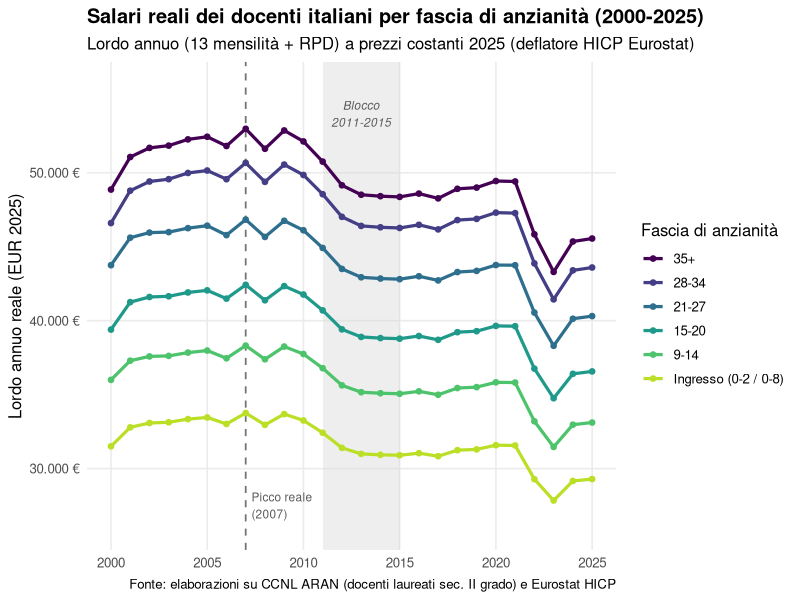
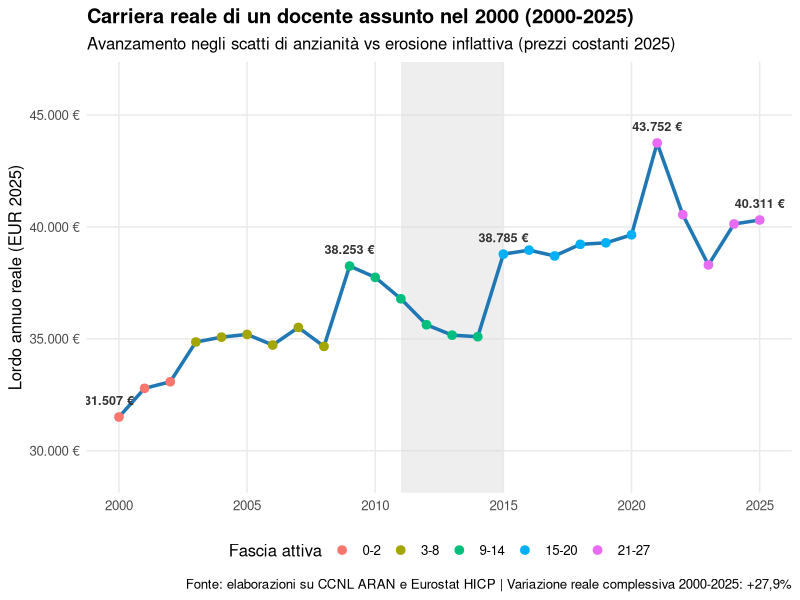
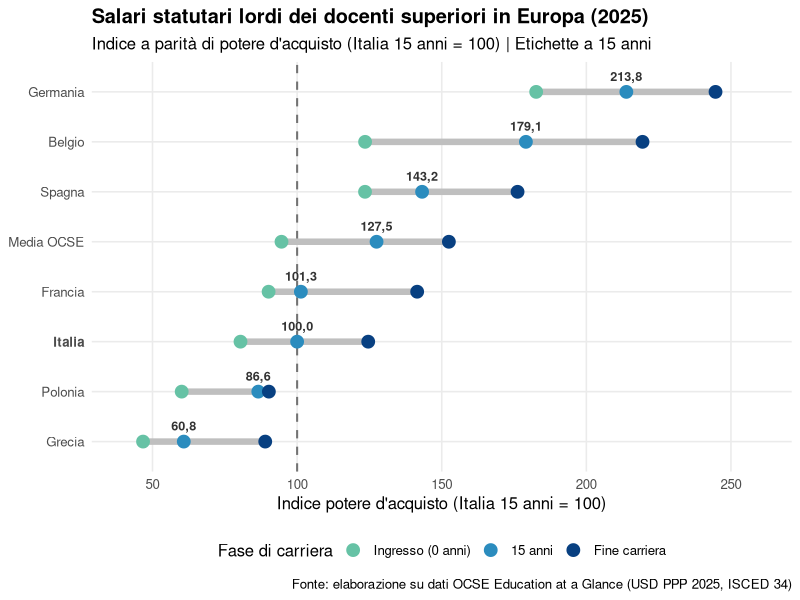
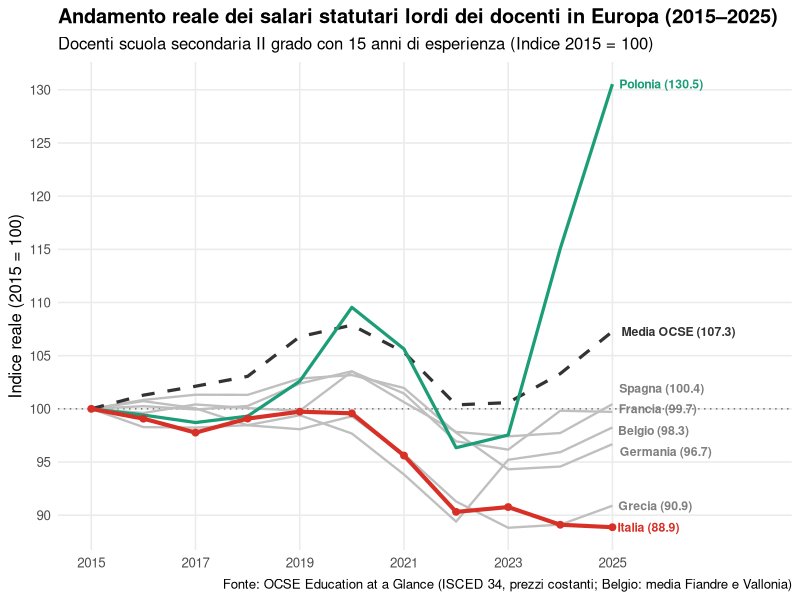
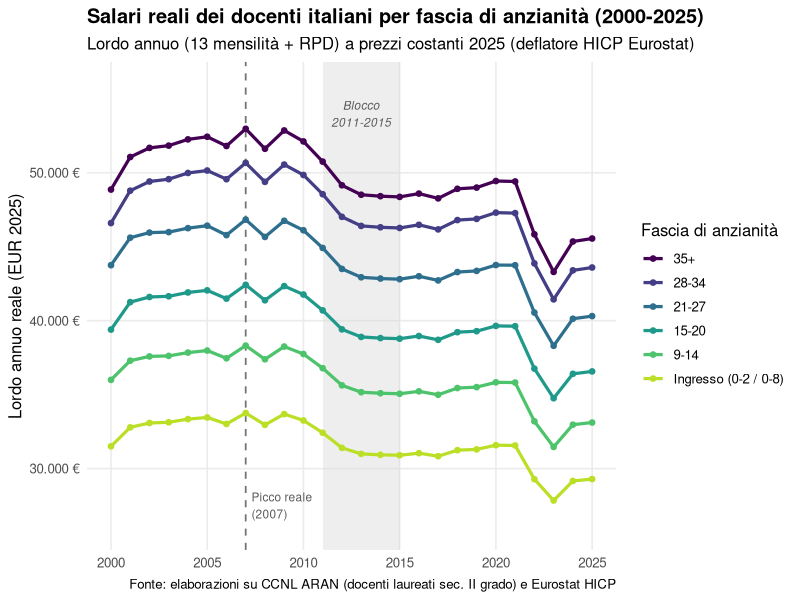
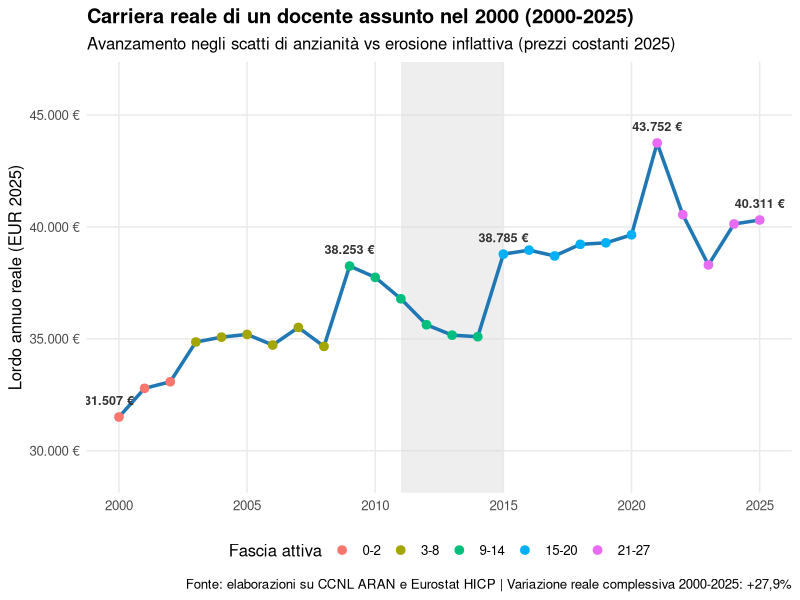
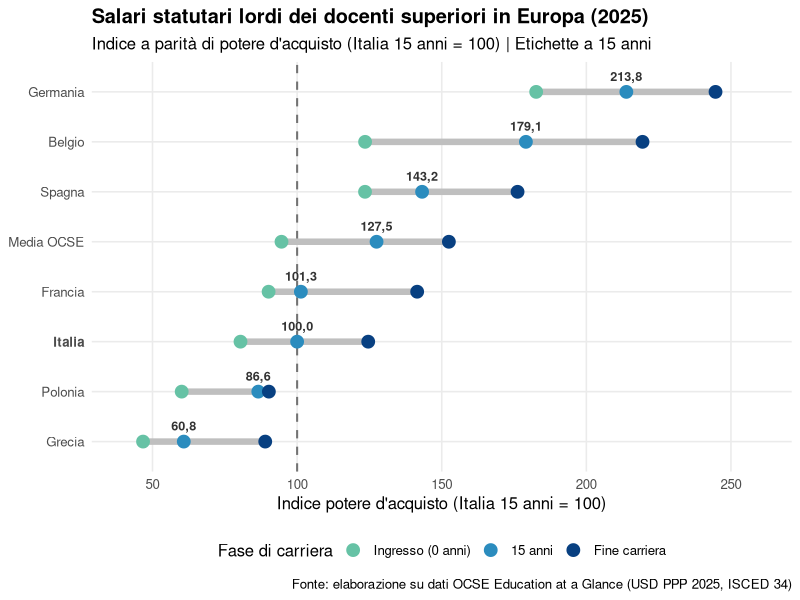
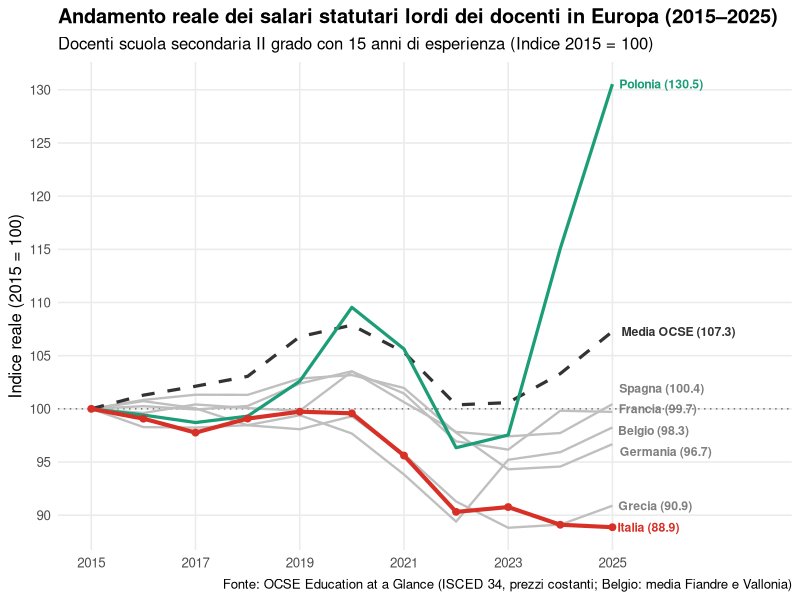

Generate these figures, in order, with R:
# ==============================================================================
# 03_analysis_plots.R
# Fase 1: Analisi longitudinale salari docenti Italia (2000-2025, prezzi 2025)
# ==============================================================================

library(tidyverse)
library(scales)

# 1. Caricamento dataset puliti ------------------------------------------------
it_df    <- read_csv("02_data_clean/ccnl_italia_pulito_2000_2027.csv", show_col_types = FALSE)
oecd_tr  <- read_csv("02_data_clean/oecd_trends_pulito.csv", show_col_types = FALSE)
oecd_ppp <- read_csv("02_data_clean/oecd_ppp_2025_pulito.csv", show_col_types = FALSE)

# Filtriamo gli anni con HICP completo (2000-2025)
it_reale <- it_df %>%
  filter(anno <= 2025, !is.na(lordo_reale_2025))

# 2. Analisi A: Fascia fissa (2000 vs Picco reale vs 2025) ---------------------
picchi_fasce <- it_reale %>%
  group_by(fascia_std) %>%
  slice_max(lordo_reale_2025, n = 1, with_ties = FALSE) %>%
  ungroup() %>%
  select(fascia_std, anno_picco = anno, picco_reale = lordo_reale_2025)

confronto_fasce <- it_reale %>%
  filter(anno %in% c(2000, 2025)) %>%
  select(anno, fascia_std, lordo_reale_2025) %>%
  pivot_wider(names_from = anno, values_from = lordo_reale_2025) %>%
  left_join(picchi_fasce, by = "fascia_std") %>%
  mutate(
    diff_2000_2025_eur = `2025` - `2000`,
    diff_2000_2025_pct = (`2025` / `2000` - 1) * 100,
    diff_picco_2025_pct = (`2025` / picco_reale - 1) * 100
  ) %>%
  mutate(
    across(c(`2000`, picco_reale, `2025`, diff_2000_2025_eur), ~ round(.x, 2)),
    across(c(diff_2000_2025_pct, diff_picco_2025_pct), ~ round(.x, 1))
  )

cat("\n=== ANALISI A: SALARIO REALE (PREZZI 2025) PER FASCIA FISSA ===\n")
print(confronto_fasce, width = Inf)

# 3. Analisi B: Coorte assunta nel 2000 (0 anni -> 25 anni nel 2025) -----------
mappa_fascia_coorte <- function(anz) {
  case_when(
    anz <= 2  ~ "0-2",
    anz <= 8  ~ "3-8",
    anz <= 14 ~ "9-14",
    anz <= 20 ~ "15-20",
    anz <= 27 ~ "21-27",
    anz <= 34 ~ "28-34",
    TRUE      ~ "35+"
  )
}

coorte_2000 <- tibble(anno = 2000:2025) %>%
  mutate(
    anzianita     = anno - 2000,
    fascia_attesa = mappa_fascia_coorte(anzianita)
  ) %>%
  left_join(it_reale, by = "anno") %>%
  mutate(
    fascia_effettiva = case_when(
      anno >= 2011 & fascia_attesa %in% c("0-2", "3-8") ~ "0-8",
      TRUE ~ fascia_attesa
    )
  ) %>%
  filter(fascia == fascia_effettiva) %>%
  arrange(anno) %>%
  mutate(
    var_reale_annua_pct = (lordo_reale_2025 / lag(lordo_reale_2025) - 1) * 100,
    # <-- RIGA AGGIUNTA: forza l'ordine corretto nella legenda del grafico
    fascia = factor(fascia, levels = c("0-2", "3-8", "9-14", "15-20", "21-27"))
  )
cat("\n=== ANALISI B: COORTE ASSUNTA NEL 2000 (TAPPE CHIAVE) ===\n")
coorte_2000 %>%
  filter(anno %in% c(2000, 2003, 2009, 2010, 2015, 2020, 2021, 2025)) %>%
  select(anno, anzianita, fascia, lordo_totale, lordo_reale_2025) %>%
  mutate(across(c(lordo_totale, lordo_reale_2025), ~ round(.x, 2))) %>%
  print()

var_coorte_pct <- (last(coorte_2000$lordo_reale_2025) / first(coorte_2000$lordo_reale_2025) - 1) * 100
cat(sprintf("\nVariazione reale complessiva coorte 2000 (2000 -> 2025): %+.1f%%\n", var_coorte_pct))
# 4. Grafico 1: Salario reale per fascia fissa (2000-2025, prezzi 2025) -------
fasce_plot <- c("Ingresso (0-2 / 0-8)", "9-14", "15-20", "21-27", "28-34", "35+")

p1_fasce <- it_reale %>%
  filter(fascia_std %in% fasce_plot) %>%
  mutate(fascia_std = factor(fascia_std, levels = rev(fasce_plot))) %>%
  ggplot(aes(x = anno, y = lordo_reale_2025, color = fascia_std)) +
  # Evidenziazione blocco contrattuale 2011-2015
  annotate("rect", xmin = 2011, xmax = 2015, ymin = -Inf, ymax = Inf,
           fill = "grey85", alpha = 0.45) +
  annotate("text", x = 2013, y = 54000, label = "Blocco\n2011-2015",
           size = 3, color = "grey35", fontface = "italic") +
  # Linea verticale sul picco reale 2007
  geom_vline(xintercept = 2007, linetype = "dashed", color = "grey45", linewidth = 0.6) +
  annotate("text", x = 2007.3, y = 27500, label = "Picco reale\n(2007)",
           hjust = 0, size = 3, color = "grey35") +
  geom_line(linewidth = 1.1) +
  geom_point(size = 1.6) +
  scale_y_continuous(
    labels = label_number(big.mark = ".", decimal.mark = ",", suffix = " €"),
    limits = c(26000, 56000)
  ) +
  scale_x_continuous(breaks = seq(2000, 2025, by = 5)) +
  scale_color_viridis_d(option = "D", end = 0.9) +
  labs(
    title = "Salari reali dei docenti italiani per fascia di anzianità (2000-2025)",
    subtitle = "Lordo annuo (13 mensilità + RPD) a prezzi costanti 2025 (deflatore HICP Eurostat)",
    x = NULL,
    y = "Lordo annuo reale (EUR 2025)",
    color = "Fascia di anzianità",
    caption = "Fonte: elaborazioni su CCNL ARAN (docenti laureati sec. II grado) e Eurostat HICP"
  ) +
  theme_minimal(base_size = 12) +
  theme(
    legend.position = "right",
    plot.title = element_text(face = "bold"),
    panel.grid.minor = element_blank()
  )

print(p1_fasce)
ggsave("04_output/01_italia_fasce_reali_2000_2025.png", p1_fasce,
       width = 10, height = 6, dpi = 300, bg = "white")

# 5. Grafico 2: Traiettoria reale della coorte assunta nel 2000 ---------------
scatti_coorte <- coorte_2000 %>%
  filter(anno %in% c(2000, 2009, 2015, 2021, 2025))
p2_coorte <- coorte_2000 %>%
  ggplot(aes(x = anno, y = lordo_reale_2025)) +
  annotate("rect", xmin = 2011, xmax = 2015, ymin = -Inf, ymax = Inf,
           fill = "grey85", alpha = 0.45) +
  geom_line(color = "#1f78b4", linewidth = 1.2) +
  geom_point(aes(color = fascia), size = 2.6) +
  geom_text(
    data  = scatti_coorte, # (o il nome del df che usi per le etichette)
    aes(
      label = paste0(number(lordo_reale_2025, accuracy = 1, big.mark = "."), " €"),
      hjust = ifelse(anno == 2000, 0.7, 0.5)
    ),
    vjust = -1.2,
    size  = 3.2,
    fontface = "bold",
    color = "grey20"
  ) +
  scale_y_continuous(
    labels = label_number(big.mark = ".", decimal.mark = ",", suffix = " €"),
    limits = c(29000, 46500)
  ) +
  scale_x_continuous(breaks = seq(2000, 2025, by = 5)) +
  labs(
    title = "Carriera reale di un docente assunto nel 2000 (2000-2025)",
    subtitle = "Avanzamento negli scatti di anzianità vs erosione inflattiva (prezzi costanti 2025)",
    x = NULL,
    y = "Lordo annuo reale (EUR 2025)",
    color = "Fascia attiva",
    caption = "Fonte: elaborazioni su CCNL ARAN e Eurostat HICP | Variazione reale complessiva 2000-2025: +27,9%"
  ) +
  theme_minimal(base_size = 12) +
  theme(
    legend.position = "bottom",
    plot.title = element_text(face = "bold"),
    panel.grid.minor = element_blank()
  )

print(p2_coorte)
ggsave("04_output/02_italia_coorte_2000.png", p2_coorte,
       width = 10, height = 6, dpi = 300, bg = "white")
# ==============================================================================
# 6. Confronto Europeo OCSE: Livelli 2025 in Indice (Italia 15 anni = 100)
# ==============================================================================

# Etichette italiane leggibili per i paesi OCSE
# Accorpamento Belgio (media semplice Fiandre + Vallonia -> BEL)
oecd_ppp <- oecd_ppp %>%
  mutate(ref_area = if_else(ref_area %in% c("BEFL", "BEFR"), "BEL", ref_area)) %>%
  group_by(anno, ref_area, exp_level) %>%
  summarise(valore_usd_ppp_2025 = mean(valore_usd_ppp_2025, na.rm = TRUE), .groups = "drop")

oecd_tr <- oecd_tr %>%
  mutate(ref_area = if_else(ref_area %in% c("BEFL", "BEFR"), "BEL", ref_area)) %>%
  group_by(anno, ref_area, unit_measure, exp_level) %>%
  summarise(valore = mean(valore, na.rm = TRUE), .groups = "drop")
nomi_paesi <- c(
  "DEU"      = "Germania",
  "BEL"      = "Belgio",
  "ESP"      = "Spagna",
  "OECD"     = "Media OCSE",
  "OECD_REP" = "Media OCSE",
  "FRA"      = "Francia",
  "ITA"      = "Italia",
  "POL"      = "Polonia",
  "GRC"      = "Grecia"
)

# Base di riferimento: Italia a 15 anni di esperienza (in USD PPP 2025)
base_ita_15 <- oecd_ppp %>%
  filter(ref_area == "ITA", exp_level == "EXP15") %>%
  pull(valore_usd_ppp_2025)

ppp_plot_df <- oecd_ppp %>%
  mutate(
    paese_it = recode(ref_area, !!!nomi_paesi),
    indice_ita100 = (valore_usd_ppp_2025 / base_ita_15) * 100,
    exp_label = factor(
      exp_level,
      levels = c("EXP0", "EXP10", "EXP15", "EXPMAX"),
      labels = c("Ingresso (0 anni)", "10 anni", "15 anni", "Fine carriera")
    )
  )

# Tabella riassuntiva in indice (Italia 15 anni = 100) ordinata per EXP15
tabella_ppp <- ppp_plot_df %>%
  select(paese_it, exp_level, indice_ita100) %>%
  pivot_wider(names_from = exp_level, values_from = indice_ita100) %>%
  mutate(
    crescita_carriera_pct = round((EXPMAX / EXP0 - 1) * 100, 1),
    across(c(EXP0, EXP10, EXP15, EXPMAX), ~ round(.x, 1))
  ) %>%
  arrange(desc(EXP15))

cat("\n=== CONFRONTO OCSE 2025: INDICE POTERE D'ACQUISTO (Italia 15 anni = 100) ===\n")
print(tabella_ppp, width = Inf)

# Ordine paesi sul grafico (dal più alto al più basso a 15 anni)
ordine_paesi <- rev(tabella_ppp$paese_it)

ppp_segmenti <- tabella_ppp %>%
  mutate(paese_it = factor(paese_it, levels = ordine_paesi))

ppp_punti <- ppp_plot_df %>%
  filter(exp_level %in% c("EXP0", "EXP15", "EXPMAX")) %>%
  mutate(paese_it = factor(paese_it, levels = ordine_paesi))

# Grafico 3: Dumbbell plot in indice (Italia 15 anni = 100)
p3_ppp <- ggplot() +
  geom_vline(xintercept = 100, linetype = "dashed", color = "grey45", linewidth = 0.7) +
  geom_segment(
    data = ppp_segmenti,
    aes(x = EXP0, xend = EXPMAX, y = paese_it, yend = paese_it),
    color = "grey75", linewidth = 2.2
  ) +
  geom_point(
    data = ppp_punti,
    aes(x = indice_ita100, y = paese_it, color = exp_label),
    size = 4
  ) +
  geom_text(
    data = filter(ppp_punti, exp_level == "EXP15"),
    aes(x = indice_ita100, y = paese_it,
        label = number(indice_ita100, accuracy = 0.1, decimal.mark = ",")),
    vjust = -1.1, size = 3.2, fontface = "bold", color = "grey20"
  ) +
  scale_x_continuous(
    breaks = seq(50, 250, by = 50),
    limits = c(40, 260)
  ) +
  scale_color_manual(
    values = c("Ingresso (0 anni)" = "#66c2a5",
               "15 anni"           = "#2b8cbe",
               "Fine carriera"     = "#084081"),
    name = "Fase di carriera"
  ) +
  labs(
    title    = "Salari statutari lordi dei docenti superiori in Europa (2025)",
    subtitle = "Indice a parità di potere d'acquisto (Italia 15 anni = 100) | Etichette a 15 anni",
    x        = "Indice potere d'acquisto (Italia 15 anni = 100)",
    y        = NULL,
    caption  = "Fonte: elaborazione su dati OCSE Education at a Glance (USD PPP 2025, ISCED 34)"
  ) +
  theme_minimal(base_size = 12) +
  theme(
    legend.position  = "bottom",
    plot.title       = element_text(face = "bold"),
    panel.grid.minor = element_blank(),
    axis.text.y      = element_text(face = ifelse(ordine_paesi == "Italia", "bold", "plain"))
  )

print(p3_ppp)
ggsave("04_output/03_ocse_ppp_2025_confronto.png", p3_ppp,
       width = 10, height = 6, dpi = 300, bg = "white")
# ==============================================================================
# 7. Grafico 4: Evoluzione reale salari docenti in Europa (2015-2025, 2015 = 100)
# ==============================================================================

df_trend_eu <- oecd_tr %>%
  filter(unit_measure == "IX", exp_level == "EXP15", anno >= 2015, anno <= 2025) %>%
  mutate(
    paese_it = recode(ref_area, !!!nomi_paesi),
    gruppo = case_when(
      paese_it == "Italia"     ~ "Italia",
      paese_it == "Media OCSE" ~ "Media OCSE",
      paese_it == "Polonia"    ~ "Polonia",
      TRUE                     ~ "Altri paesi EU"
    )
  )

# Etichette finali sull'ultimo anno disponibile (2025)
etichette_2025 <- df_trend_eu %>%
  group_by(paese_it) %>%
  slice_max(anno, n = 1) %>%
  ungroup() %>%
  mutate(
    y_label = case_when(
      paese_it == "Spagna"   ~ valore + 1.5,
      paese_it == "Francia"  ~ valore + 0.3,
      paese_it == "Belgio"   ~ valore - 0.3,
      paese_it == "Germania" ~ valore - 0.7,
      TRUE                   ~ valore
    )
  )

p4_trend <- ggplot(df_trend_eu, aes(x = anno, y = valore, group = paese_it)) +
  geom_hline(yintercept = 100, linetype = "dotted", color = "grey45") +
  # Altri paesi EU sullo sfondo
  geom_line(
    data = filter(df_trend_eu, gruppo == "Altri paesi EU"),
    color = "grey75", linewidth = 0.8
  ) +
  # Media OCSE
  geom_line(
    data = filter(df_trend_eu, paese_it == "Media OCSE"),
    color = "grey20", linetype = "dashed", linewidth = 1.1
  ) +
  # Polonia
  geom_line(
    data = filter(df_trend_eu, paese_it == "Polonia"),
    color = "#1b9e77", linewidth = 1.1
  ) +
  # Italia in primo piano
  geom_line(
    data = filter(df_trend_eu, paese_it == "Italia"),
    color = "#d73027", linewidth = 1.4
  ) +
  geom_point(
    data = filter(df_trend_eu, paese_it == "Italia"),
    color = "#d73027", size = 2
  ) +
  geom_text(
    data = etichette_2025,
    aes(
      y = y_label,
      label = paste0(paese_it, " (", round(valore, 1), ")"),
      color = gruppo
    ),
    hjust = -0.08, size = 3.1, fontface = "bold", show.legend = FALSE
  ) +
  scale_color_manual(
    values = c(
      "Italia"         = "#d73027",
      "Media OCSE"     = "grey20",
      "Polonia"        = "#1b9e77",
      "Altri paesi EU" = "grey50"
    )
  ) +
  scale_x_continuous(breaks = seq(2015, 2025, by = 2), limits = c(2015, 2027.8)) +
  scale_y_continuous(breaks = seq(85, 135, by = 5)) +
  labs(
    title    = "Andamento reale dei salari statutari lordi dei docenti in Europa (2015–2025)",
    subtitle = "Docenti scuola secondaria II grado con 15 anni di esperienza (Indice 2015 = 100)",
    x        = NULL,
    y        = "Indice reale (2015 = 100)",
    caption  = "Fonte: OCSE Education at a Glance (ISCED 34, prezzi costanti; Belgio: media Fiandre e Vallonia)"
  ) +
  theme_minimal(base_size = 12) +
  theme(
    plot.title       = element_text(face = "bold"),
    panel.grid.minor = element_blank()
  )

print(p4_trend)
ggsave("04_output/04_ocse_trend_2015_2025.png", p4_trend,
       width = 10.5, height = 6, dpi = 300, bg = "white")

cat("\nGrafico 04 salvato correttamente in 04_output/! Fase Lordo completata.\n")
write_csv(tabella_ppp, "02_data_clean/tabella_ppp.csv")
